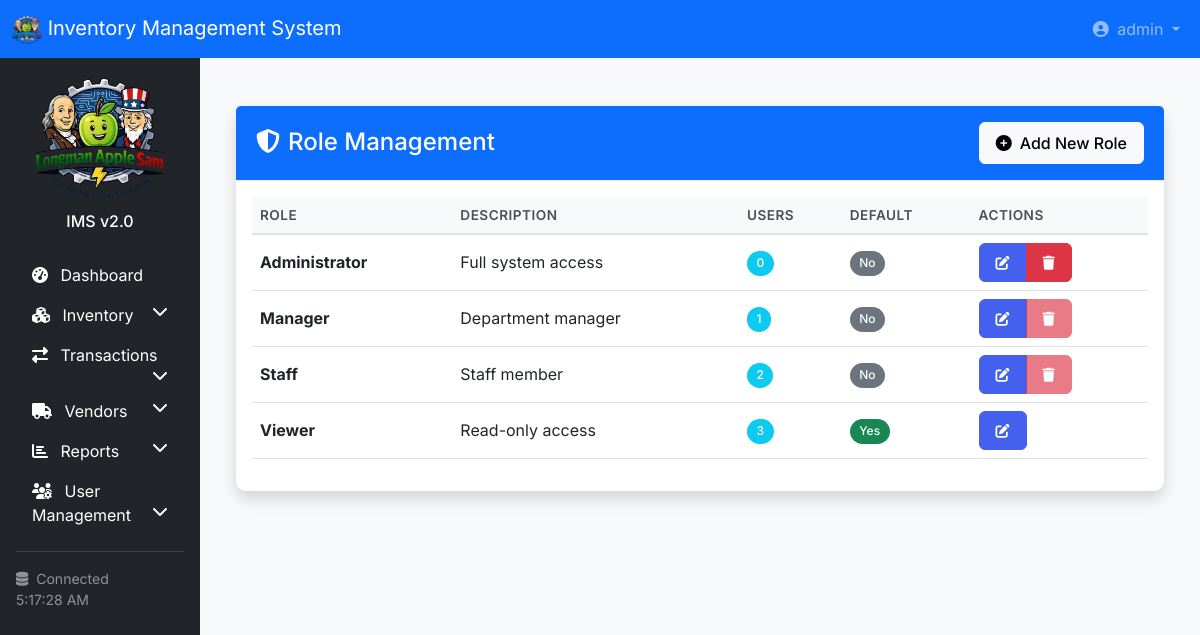
Page /accounts/roles/ (signed in) on the committed database.
### accounts/models.py (models this page shows, shortened)
class UserRole(models.Model):
    ROLE_CHOICES = [
        ('admin', 'Administrator'),
        ('manager', 'Manager'),
        ('staff', 'Staff'),
        ('viewer', 'Viewer'),
    ]
    name = models.CharField(max_length=50, choices=ROLE_CHOICES, unique=True)
    description = models.TextField(blank=True)
    is_default = models.BooleanField(default=False)
    can_view_inventory = models.BooleanField(default=True)
    can_edit_inventory = models.BooleanField(default=False)
    can_delete_inventory = models.BooleanField(default=False)
    can_create_inventory = models.BooleanField(default=False)
    can_view_transactions = models.BooleanField(default=True)
    can_create_transactions = models.BooleanField(default=False)
    can_edit_transactions = models.BooleanField(default=False)
    can_delete_transactions = models.BooleanField(default=False)
    can_approve_transactions = models.BooleanField(default=False)
    can_view_vendors = models.BooleanField(default=True)
    can_edit_vendors = models.BooleanField(default=False)
    can_delete_vendors = models.BooleanField(default=False)
    can_create_vendors = models.BooleanField(default=False)
    can_view_reports = models.BooleanField(default=True)
    can_export_reports = models.BooleanField(default=False)
    can_view_users = models.BooleanField(default=False)
    can_edit_users = models.BooleanField(default=False)
    can_delete_users = models.BooleanField(default=False)
    can_create_users = models.BooleanField(default=False)
    created_at = models.DateTimeField(auto_now_add=True)
    updated_at = models.DateTimeField(auto_now=True)
    class Meta:
        ordering = ['name']

### accounts/views.py (the view)
# urls.py: path('roles/', views.role_list, name='role_list'),
@login_required
@admin_required
def role_list(request):
    roles = UserRole.objects.annotate(user_count=Count('userprofile')).all()
    return render(request, 'accounts/role_list.html', {'roles': roles})

### accounts/templates/accounts/role_list.html (shortened to what this page needs)
{% extends 'base.html' %}
{% load static %}
{% block content %}
<div class="container-fluid py-4">
    <div class="row">
        <div class="col-12">
            <div class="card shadow">
                <div class="card-header bg-primary text-white d-flex justify-content-between align-items-center">
                    <h4 class="mb-0"><i class="fas fa-shield-alt me-2"></i>Role Management</h4>
                    <a href="{% url 'accounts:role_create' %}" class="btn btn-light">
                        <i class="fas fa-plus-circle me-2"></i>Add New Role
                    </a>
                </div>
                <div class="card-body">
                    <div class="table-responsive">
                        <table class="table table-hover">
                            <thead>
                                <tr>
                                    <th>Role</th>
                                    <th>Description</th>
                                    <th>Users</th>
                                    <th>Default</th>
                                    <th>Actions</th>
                                </tr>
                            </thead>
                            <tbody>
                                {% for role in roles %}
                                <tr>
                                    <td>
                                        <strong>{{ role.get_name_display }}</strong>
                                    </td>
                                    <td>{{ role.description|default:"-"|truncatechars:50 }}</td>
                                    <td><span class="badge bg-info">{{ role.user_count }}</span></td>
                                    <td>
                                        {% if role.is_default %}
                                        <span class="badge bg-success">Yes</span>
                                        {% else %}
                                        <span class="badge bg-secondary">No</span>
                                        {% endif %}
                                    </td>
                                    <td>
                                        <div class="btn-group btn-group-sm">
                                            <a href="{% url 'accounts:role_update' role.id %}" class="btn btn-primary" title="Edit">
                                                <i class="fas fa-edit"></i>
                                            </a>
                                            {% if not role.is_default %}
                                            <button type="button" class="btn btn-danger" title="Delete"
                                                    onclick="confirmDelete('{{ role.id }}', '{{ role.get_name_display }}')"
                                                    {% if role.user_count > 0 %}disabled{% endif %}>
                                                <i class="fas fa-trash"></i>
                                            </button>
                                            {% endif %}
                                        </div>
                                    </td>
                                </tr>
                                {% endfor %}
                            </tbody>
                        </table>
                    </div>
                </div>
            </div>
        </div>
    </div>
</div>
{% endblock %}

### templates/navbar.html (shortened to what this page needs)
<nav class="navbar navbar-expand-lg navbar-dark bg-primary">
    <div class="container-fluid">
        <a class="navbar-brand" href="{% url 'accounts:dashboard' %}">
            {% load static %}
            <img src="{% static 'img/company_logo.png' %}" class="opacity-20" alt="My logo" width="30" height="30">
            <span class="d-none d-sm-inline">Inventory Management System</span>
        </a>
        <div class="collapse navbar-collapse" id="navbarMain">
            <ul class="navbar-nav ms-auto">
                <li class="nav-item dropdown">
                    <a class="nav-link dropdown-toggle" href="#" id="userDropdown" role="button" data-bs-toggle="dropdown">
                        <i class="fas fa-user-circle me-1"></i>
                        <span class="d-none d-lg-inline">{{ user.get_full_name|default:user.username }}</span>
                    </a>
                </li>
            </ul>
        </div>
    </div>
</nav>

### static/css/custom.css (style rules this page uses)
:root { --primary-color: #4361ee; --success-color: #06d6a0; --warning-color: #ffb703; --danger-color: #e63946; --info-color: #4895ef; }
body { font-family: 'Inter', -apple-system, BlinkMacSystemFont, sans-serif; background-color: #f8f9fa; min-height: 100vh; }
.card { border: none; border-radius: 10px; box-shadow: 0 2px 10px rgba(0, 0, 0, 0.05); transition: transform 0.2s, box-shadow 0.2s; margin-bottom: 1.5rem; }
.card-header { background-color: white; border-bottom: 1px solid #e9ecef; padding: 1rem 1.25rem; font-weight: 600; }
.table th { background-color: #f8f9fa; color: #495057; font-weight: 600; font-size: 0.85rem; text-transform: uppercase; letter-spacing: 0.5px; border-bottom: 2px solid #dee2e6; }
.table td { vertical-align: middle; }
.btn { border-radius: 6px; font-weight: 500; padding: 0.5rem 1rem; }
.btn-primary { background-color: var(--primary-color); border-color: var(--primary-color); }
.badge { padding: 0.4rem 0.6rem; font-weight: 500; border-radius: 30px; }

### rows in the picture
UserRole: name "Administrator", description "Full system access", user_count "0", is_default "No"
UserRole: name "Manager", description "Department manager", user_count "1", is_default "No"
UserRole: name "Staff", description "Staff member", user_count "2", is_default "No"
UserRole: name "Viewer", description "Read-only access", user_count "3", is_default "Yes"

### other values in the picture
{{ user.get_full_name|default:user.username }} "admin"
